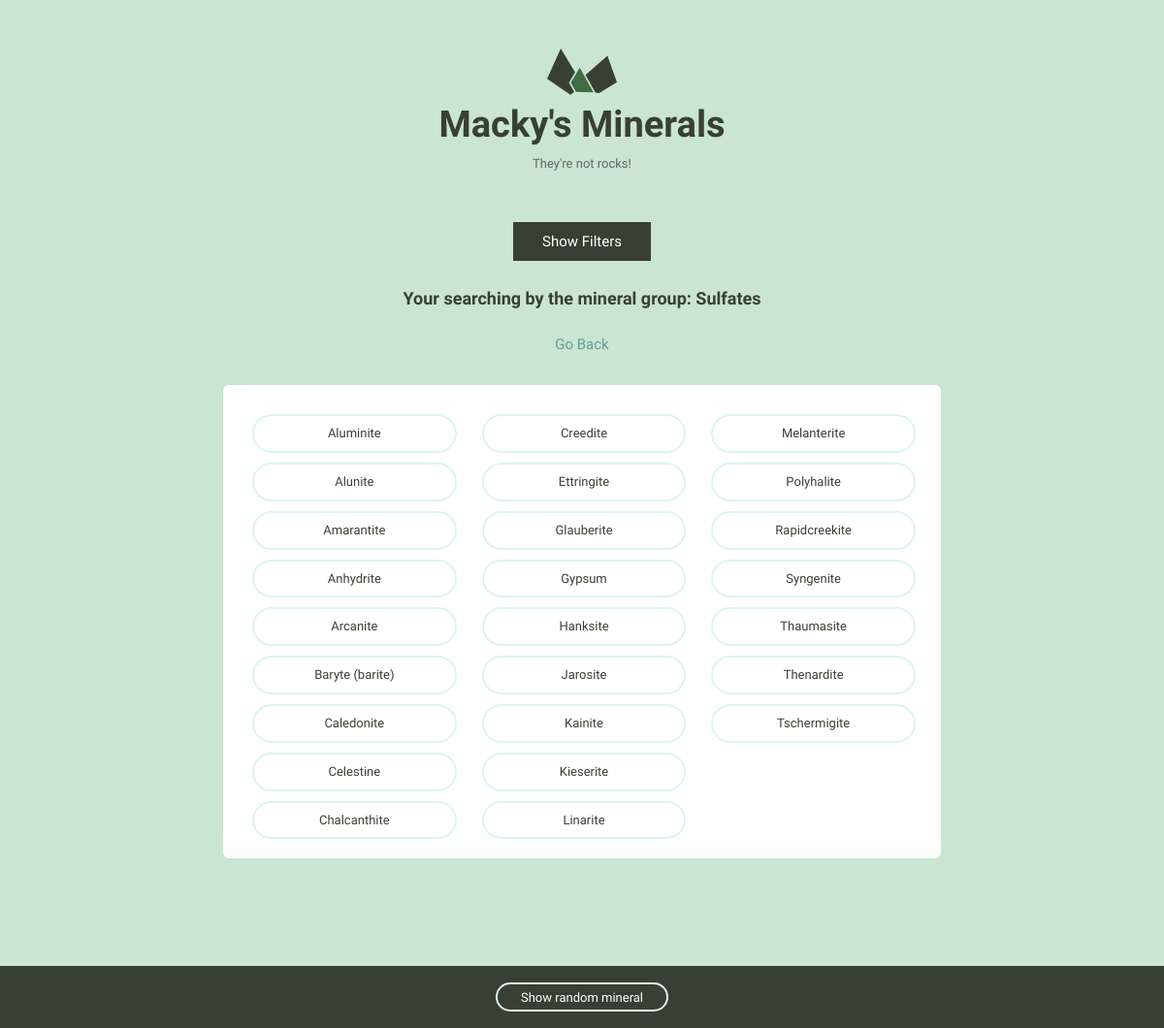
The page /search/group/Sulfates/ on the database its author committed.
### minerals/models.py (models this page shows, shortened)
class Mineral(models.Model):
    name = models.CharField(max_length=255, unique=True)
    image_filename = models.CharField(max_length=535)
    image_caption = models.CharField(max_length=535)
    category = models.CharField(max_length=255)
    formula = models.CharField(max_length=255)
    strunz_classification = models.CharField(max_length=255, default='')
    color = models.CharField(max_length=255, default='')
    crystal_system = models.CharField(max_length=255, default='')
    unit_cell = models.CharField(max_length=535, default='')
    crystal_symmetry = models.CharField(max_length=255, default='')
    cleavage = models.CharField(max_length=255, default='')
    mohs_scale_hardness = models.CharField(max_length=255, default='')
    luster = models.CharField(max_length=255, default='')
    streak = models.CharField(max_length=255, default='')
    diaphaneity = models.CharField(max_length=255, default='')
    optical_properties = models.CharField(max_length=255, default='')
    group = models.CharField(max_length=255, default='')
    refractive_index = models.CharField(max_length=535, default='')
    crystal_habit = models.CharField(max_length=535, default='')
    specific_gravity = models.CharField(max_length=535, default='')
    order = models.IntegerField(default=0)
    class Meta:
        ordering = ['-order', 'name',]

### minerals/views.py (the view)
def search_group(request, group):
    minerals = Mineral.objects.filter(group=group)
    random_mineral_id = get_random_mineral_id()
    title = 'Your searching by the mineral group: ' + group
    return render(request, 'minerals/mineral_list.html', {
        'minerals': minerals,
        'random_mineral_id': random_mineral_id,
        'title': title
    })

### minerals/views.py (called while the page is built)
def get_random_mineral_id():
    minerals = Mineral.objects.all()
    return randint(0, minerals.count())

### minerals/templates/minerals/mineral_list.html (shortened to what this page needs)
{% extends "layout.html" %}
{% block content %}
    <div class="grid-100 text-center">
        <h3>{{ title }}</h3>
        {% if title != 'Mineral List' %}
            <a href="{% url 'minerals:list' %}" class="margin-bottom">Go Back</a>
        {% endif %}
    </div>
    <ul class="minerals__container">
        {% for mineral in minerals %}
            <li class="minerals__item">
                <a class="minerals__anchor" href="{% url 'minerals:detail' pk=mineral.pk %}">{{ mineral.name }}</a>
            </li>
        {% endfor %}
    </ul>
{% endblock %}
{% block random_mineral %}
    <div class="minerals__random">
      <a class="minerals__anchor" href="{% url 'minerals:detail' pk=random_mineral_id %}">Show random mineral</a>
    </div>
{% endblock %}

### assets/css/global.css (style rules this page uses)
html { font-family: sans-serif; -ms-text-size-adjust: 100%; -webkit-text-size-adjust: 100%; }
body { margin: 0; }
a { background-color: transparent; }
html { font-size: 62.5%; }
body { background-color: #CAE5D2; font-size: 1.5em; line-height: 1.6; font-weight: 400; font-family: "Cousine"; color: #666; }
.grid, .grid-5, .grid-10, .grid-15, .grid-20, .grid-25, .grid-30, .grid-33, .grid-35, .grid-40, .grid-45, .grid-50, .grid-55, .grid-60, .grid-65, .grid-66, .grid-70, .grid-75, .grid-80, .grid-90, .grid-95, .grid-100 { float: left; box-sizing: border-box; position: relative; }
.grid-100 { width: 100%; padding: 0 15px; }
h1, h2, h3, h4, h5, h6 { margin-top: 0; margin-bottom: 2rem; font-weight: bold; font-family: "Work Sans", sans-serif; color: #384033; }
h3 { font-size: 1.8rem; }
@media (min-width: 550px) { h3 { font-size: 1.8rem; } }
a { color: #689b98; text-decoration: none; -webkit-transition: color 0.2s; -moz-transition: color 0.2s; -ms-transition: color 0.2s; -o-transition: color 0.2s; transition: color 0.2s; }
ul { list-style: circle inside; padding-left: 0; margin-top: 0; }
li { margin-bottom: 1rem; font-size: 1.3rem; }
table, p, ul { margin-bottom: 2.5rem; }
.minerals__container { background-color: #fff; border-radius: 6px; list-style: none; padding: 30px 30px 20px 30px; -webkit-column-gap: 30px; -moz-column-gap: 30px; column-gap: 30px; }
@media (min-width: 640px) { .minerals__container { -webkit-column-count: 3; -moz-column-count: 3; column-count: 3; } }
.minerals__anchor { border: solid 2px #DCF5F2; border-radius: 100px; color: #384033; display: block; font-size: 13px; text-align: center; padding: 8px 0 7px 0; width: 100%; transition: background-color 200ms ease-in-out, font-weight 200ms ease-in-out, color 200ms ease-in-out; }
.minerals__random { background-color: #384033; box-shadow: 0 0 100px 50px #CAE5D2; color: #fff; padding: 20px 0 20px 0; position: fixed; bottom: 0; text-align: center; width: 100%; }
.minerals__random .minerals__anchor { display: inline; color: #fff; padding: 6px 24px 5px 24px; }
.text-center { text-align: center; }
.margin-bottom { display: inline-block; margin-bottom: 30px; }

### rows shown on the page
Mineral: name "Aluminite"
Mineral: name "Alunite"
Mineral: name "Amarantite"
Mineral: name "Anhydrite"
Mineral: name "Arcanite"
Mineral: name "Baryte (barite)"
Mineral: name "Caledonite"
Mineral: name "Celestine"
Mineral: name "Chalcanthite"
Mineral: name "Creedite"
Mineral: name "Ettringite"
Mineral: name "Glauberite"
Mineral: name "Gypsum"
Mineral: name "Hanksite"
Mineral: name "Jarosite"
Mineral: name "Kainite"
Mineral: name "Kieserite"
Mineral: name "Linarite"
Mineral: name "Melanterite"
Mineral: name "Polyhalite"
Mineral: name "Rapidcreekite"
Mineral: name "Syngenite"
Mineral: name "Thaumasite"
Mineral: name "Thenardite"
Mineral: name "Tschermigite"

### other values the page prints
{{ title }} "Your searching by the mineral group: Sulfates"
